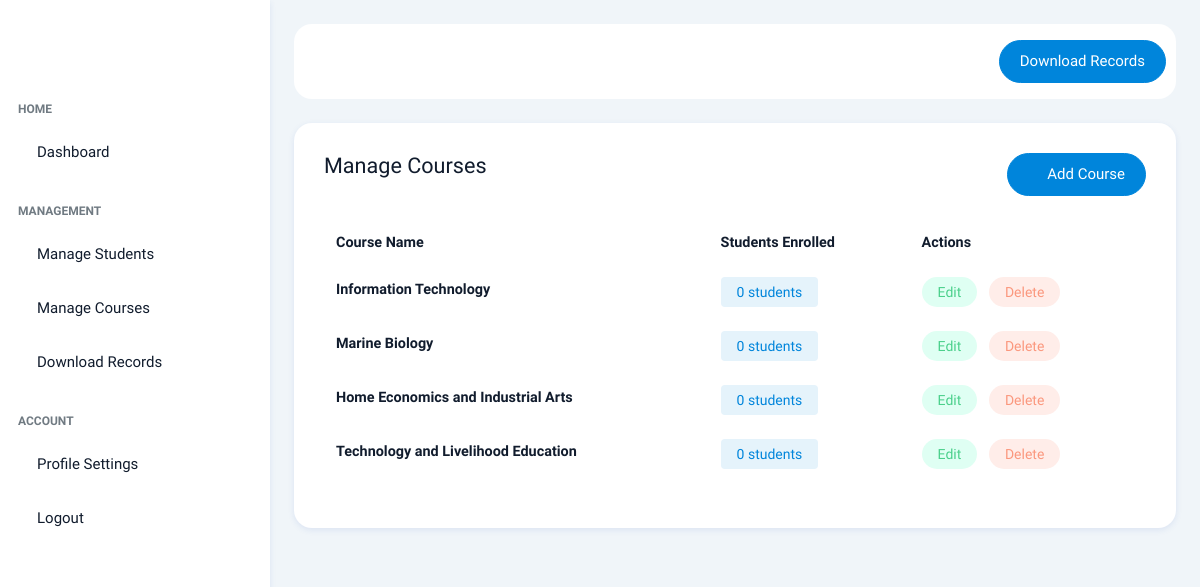
Page /api/admin/manage_courses (signed in) on the earlier database version.
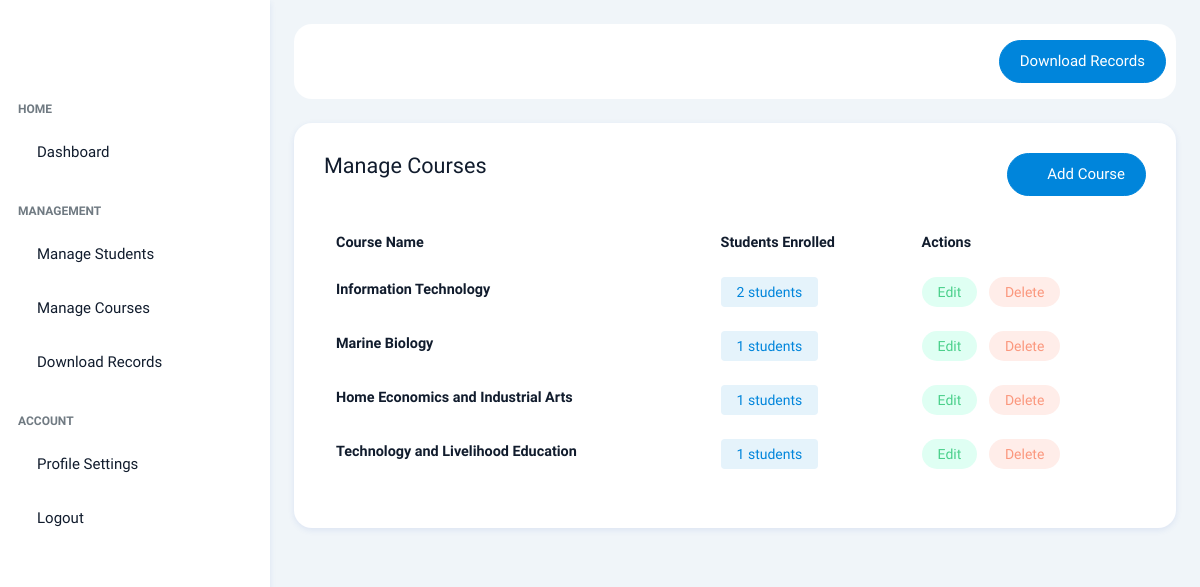
Same page on the later database version.
### models/course.py (models this page shows)
class Course(db.Model):
    __tablename__ = 'courses'
    id = db.Column(db.Integer, primary_key=True)
    course_name = db.Column(db.String(100), nullable=False, unique=True)
    managed_by_user_id = db.Column(db.Integer, db.ForeignKey('user.id'), nullable=True)
    students = db.relationship('Student', back_populates='course')
    managed_by = db.relationship('User', foreign_keys=[managed_by_user_id], back_populates='managed_courses')
    def to_dict(self):
        return {
            'id': self.id,
            'course_name': self.course_name,
            'managed_by': {
                'id': self.managed_by.id,
                'username': self.managed_by.username
            } if self.managed_by else None
        }

### routes/admin_routes.py (the view, shortened to what this page needs)
@admin_bp.route('/admin/manage_courses', methods=['GET', 'POST'])
@admin_required
def manage_courses():
    if 'admin' not in session:
        return jsonify({'success': False, 'message': 'Unauthorized access'}), 401
    try:
        courses = Course.query.all()
        courses_data = []
        for course in courses:
            student_count = Student.query.filter_by(course_id=course.id).count()
            course_dict = course.to_dict()
            course_dict['student_count'] = student_count
            courses_data.append(course_dict)
        current_app.logger.debug(f"Returning {len(courses_data)} courses")
        return render_template('admin_new/ae_manage_courses.html', courses=courses_data)
    except Exception as e:
        current_app.logger.error(f"Error loading courses: {str(e)}")
        flash(f"Error loading courses: {str(e)}", 'danger')
        return render_template('admin_new/ae_manage_courses.html', courses=[])

### routes/admin_routes.py (called while the page is built)
def admin_required(f):
    @wraps(f)
    def decorated_function(*args, **kwargs):
        if 'admin' not in session:
            flash('Unauthorized access!')
            return redirect(url_for('admin_login'))
        return f(*args, **kwargs)
    return decorated_function

### templates/admin_new/ae_manage_courses.html (shortened to what this page needs)
{% extends "admin_new/ae_base.html" %}
{% block admin_home %}
{% include '_flash_messages.html' %}
<div class="card">
    <div class="card-body">
        <div class="row mb-4">
            <div class="col-lg-6 col-md-6 col-sm-12">
                <h4 class="mb-0">Manage Courses</h4>
            </div>
            <div class="col-lg-6 col-md-6 col-sm-12 text-end">
                <button class="btn btn-primary" data-bs-toggle="modal" data-bs-target="#addCourseModal">
                    <i class="ti ti-plus me-2"></i>Add Course
                </button>
            </div>
        </div>
        <div class="table-responsive" data-simplebar>
            <table class="table table-borderless align-middle text-nowrap" id="coursesTable">
                <thead>
                    <tr>
                        <th scope="col">Course Name</th>
                        <th scope="col">Students Enrolled</th>
                        <th scope="col">Actions</th>
                    </tr>
                </thead>
                <tbody>
                    {% for course in courses %}
                    <tr>
                        <td>
                            <h6 class="mb-1 fw-bolder">{{ course.course_name }}</h6>
                        </td>
                        <td>
                            <span class="badge bg-light-primary text-primary px-3 py-2 fs-3">
                                {{ course.student_count }} students
                            </span>
                        </td>
                        <td>
                            <button
                                class="badge bg-light-success rounded-pill text-success px-3 py-2 fs-3 border-0 me-2"
                                onclick="editCourse('{{ course.id }}')">Edit</button>
                            <button class="badge bg-light-danger rounded-pill text-danger px-3 py-2 fs-3 border-0"
                                onclick="deleteCourse('{{ course.id }}', '{{ course.course_name }}')">Delete</button>
                        </td>
                    </tr>
                    {% endfor %}
                </tbody>
            </table>
        </div>
    </div>
</div>
{% endblock %}

Differences in the rows shown:
changed Course "Information Technology": student_count "0" → "2"
changed Course "Marine Biology": student_count "0" → "1"
computed for Course "Home Economics and Industrial Arts": student_count "0" → "1"
computed for Course "Technology and Livelihood Education": student_count "0" → "1"
